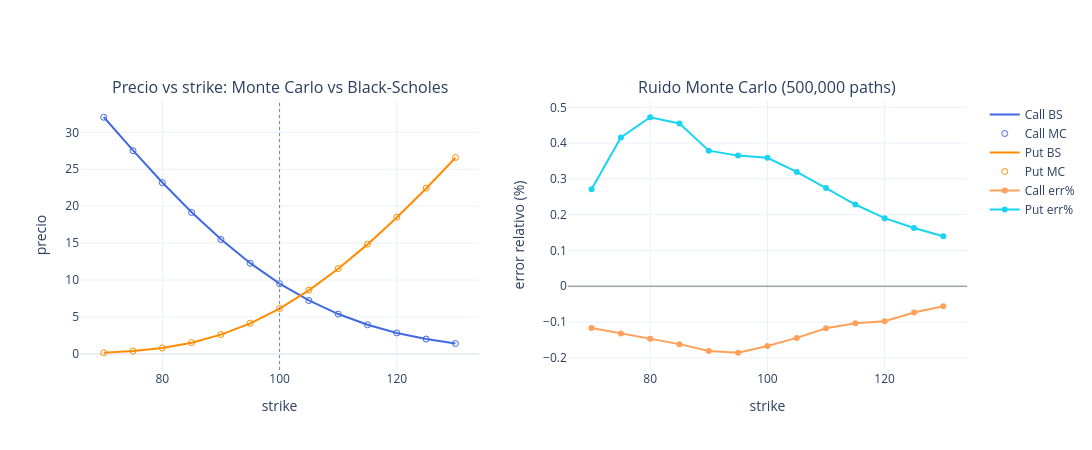

The code cell stored with this chart in its notebook:
### Markdown cell above
## 4. Curva de precio frente a strike (`price_many`, una sola simulacion por lote)

`price_many` agrupa internamente por calendario y comparte la simulacion Monte Carlo del
tipo corto/spot entre todos los trades del lote -- una sola pasada Monte Carlo basta para
los 13 strikes de cada lado, en vez de 13 llamadas independientes a `Engine.price`.

### Code cell
strikes = np.arange(70.0, 131.0, 5.0)

calls = [qd.european_call(f"CALL_{k:.0f}", OBS, strike=float(k), notional=1.0, maturity=T) for k in strikes]
puts = [qd.european_put(f"PUT_{k:.0f}", OBS, strike=float(k), notional=1.0, maturity=T) for k in strikes]

call_rows = eng.price_many(calls, model, market, ["PayoffPriceQ"])
put_rows = eng.price_many(puts, model, market, ["PayoffPriceQ"])

mc_call_curve = np.array([row.measures.PayoffPriceQ.scalar for row in call_rows])
mc_put_curve = np.array([row.measures.PayoffPriceQ.scalar for row in put_rows])
bs_call_curve = np.array([bs_call(S0, k, R, Q_DIV, SIGMA, T) for k in strikes])
bs_put_curve = np.array([bs_put(S0, k, R, Q_DIV, SIGMA, T) for k in strikes])

fig = make_subplots(
    rows=1,
    cols=2,
    subplot_titles=("Precio vs strike: Monte Carlo vs Black-Scholes", "Ruido Monte Carlo (500,000 paths)"),
)
fig.add_trace(go.Scatter(x=strikes, y=bs_call_curve, mode="lines", name="Call BS", line=dict(color="royalblue")), row=1, col=1)
fig.add_trace(
    go.Scatter(x=strikes, y=mc_call_curve, mode="markers", name="Call MC", marker=dict(color="royalblue", symbol="circle-open")),
    row=1,
    col=1,
)
fig.add_trace(go.Scatter(x=strikes, y=bs_put_curve, mode="lines", name="Put BS", line=dict(color="darkorange")), row=1, col=1)
fig.add_trace(
    go.Scatter(x=strikes, y=mc_put_curve, mode="markers", name="Put MC", marker=dict(color="darkorange", symbol="circle-open")),
    row=1,
    col=1,
)
fig.add_vline(x=S0, line=dict(color="grey", dash="dot", width=1), row=1, col=1)

rel_err_call = (mc_call_curve - bs_call_curve) / bs_call_curve * 100.0
rel_err_put = (mc_put_curve - bs_put_curve) / bs_put_curve * 100.0
fig.add_trace(go.Scatter(x=strikes, y=rel_err_call, mode="lines+markers", name="Call err%"), row=1, col=2)
fig.add_trace(go.Scatter(x=strikes, y=rel_err_put, mode="lines+markers", name="Put err%"), row=1, col=2)
fig.add_hline(y=0.0, line=dict(color="grey", width=1), row=1, col=2)

fig.update_xaxes(title_text="strike", row=1, col=1)
fig.update_yaxes(title_text="precio", row=1, col=1)
fig.update_xaxes(title_text="strike", row=1, col=2)
fig.update_yaxes(title_text="error relativo (%)", row=1, col=2)
fig.update_layout(template="plotly_white", width=1100, height=450)
fig.show()

### Figure 1 — Plotly figure (JSON) as saved in the notebook; plotly's stock layout.template omitted (floating-point values rounded to 4 significant figures)
{"data": [{"line": {"color": "royalblue"}, "mode": "lines", "name": "Call BS", "type": "scatter", "x": [70.0, 75.0, 80.0, 85.0, 90.0, 95.0, 100.0, 105.0, 110.0, 115.0, 120.0, 125.0, 130.0], "xaxis": "x", "y": [32.08, 27.55, 23.21, 19.17, 15.51, 12.28, 9.524, 7.236, 5.393, 3.946, 2.839, 2.01, 1.403], "yaxis": "y"}, {"marker": {"color": "royalblue", "symbol": "circle-open"}, "mode": "markers", "name": "Call MC", "type": "scatter", "x": [70.0, 75.0, 80.0, 85.0, 90.0, 95.0, 100.0, 105.0, 110.0, 115.0, 120.0, 125.0, 130.0], "xaxis": "x", "y": [32.04, 27.51, 23.18, 19.14, 15.48, 12.26, 9.508, 7.226, 5.386, 3.942, 2.836, 2.009, 1.402], "yaxis": "y"}, {"line": {"color": "darkorange"}, "mode": "lines", "name": "Put BS", "type": "scatter", "x": [70.0, 75.0, 80.0, 85.0, 90.0, 95.0, 100.0, 105.0, 110.0, 115.0, 120.0, 125.0, 130.0], "xaxis": "x", "y": [0.1531, 0.3761, 0.8013, 1.518, 2.609, 4.137, 6.135, 8.604, 11.52, 14.83, 18.47, 22.4, 26.55], "yaxis": "y"}, {"marker": {"color": "darkorange", "symbol": "circle-open"}, "mode": "markers", "name": "Put MC", "type": "scatter", "x": [70.0, 75.0, 80.0, 85.0, 90.0, 95.0, 100.0, 105.0, 110.0, 115.0, 120.0, 125.0, 130.0], "xaxis": "x", "y": [0.1535, 0.3777, 0.8051, 1.525, 2.619, 4.152, 6.157, 8.632, 11.55, 14.86, 18.51, 22.44, 26.59], "yaxis": "y"}, {"mode": "lines+markers", "name": "Call err%", "type": "scatter", "x": [70.0, 75.0, 80.0, 85.0, 90.0, 95.0, 100.0, 105.0, 110.0, 115.0, 120.0, 125.0, 130.0], "xaxis": "x2", "y": [-0.117, -0.132, -0.1471, -0.1618, -0.1808, -0.1859, -0.167, -0.1444, -0.1176, -0.1034, -0.09788, -0.07318, -0.05592], "yaxis": "y2"}, {"mode": "lines+markers", "name": "Put err%", "type": "scatter", "x": [70.0, 75.0, 80.0, 85.0, 90.0, 95.0, 100.0, 105.0, 110.0, 115.0, 120.0, 125.0, 130.0], "xaxis": "x2", "y": [0.2707, 0.4157, 0.4722, 0.4548, 0.3788, 0.365, 0.359, 0.3194, 0.2743, 0.2283, 0.1903, 0.1627, 0.1399], "yaxis": "y2"}], "layout": {"annotations": [{"font": {"size": 16}, "showarrow": false, "text": "Precio vs strike: Monte Carlo vs Black-Scholes", "x": 0.225, "xanchor": "center", "xref": "paper", "y": 1.0, "yanchor": "bottom", "yref": "paper"}, {"font": {"size": 16}, "showarrow": false, "text": "Ruido Monte Carlo (500,000 paths)", "x": 0.775, "xanchor": "center", "xref": "paper", "y": 1.0, "yanchor": "bottom", "yref": "paper"}], "height": 450, "shapes": [{"line": {"color": "grey", "dash": "dot", "width": 1}, "type": "line", "x0": 100.0, "x1": 100.0, "xref": "x", "y0": 0, "y1": 1, "yref": "y domain"}, {"line": {"color": "grey", "width": 1}, "type": "line", "x0": 0, "x1": 1, "xref": "x2 domain", "y0": 0.0, "y1": 0.0, "yref": "y2"}], "width": 1100, "xaxis": {"anchor": "y", "domain": [0.0, 0.45], "title": {"text": "strike"}}, "xaxis2": {"anchor": "y2", "domain": [0.55, 1.0], "title": {"text": "strike"}}, "yaxis": {"anchor": "x", "domain": [0.0, 1.0], "title": {"text": "precio"}}, "yaxis2": {"anchor": "x2", "domain": [0.0, 1.0], "title": {"text": "error relativo (%)"}}}}
